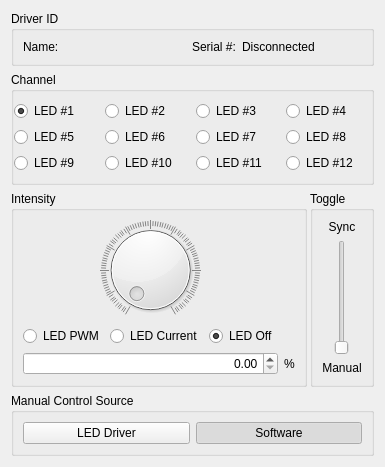
      <widget class="QWidget" name="main_tab">
       <property name="toolTip">
        <string>This tab shows the current operating status of the LED driver</string>
       </property>
       <attribute name="title">
        <string>Main</string>
       </attribute>
       <layout class="QGridLayout" name="gridLayout_2" rowstretch="0,0,0,10,0" columnstretch="10,0">
        <property name="horizontalSpacing">
         <number>3</number>
        </property>
        <item row="0" column="0" colspan="2" alignment="Qt::AlignTop">
         <widget class="QGroupBox" name="main_driver_ID_box">
          <property name="enabled">
           <bool>true</bool>
          </property>
          <property name="maximumSize">
           <size>
            <width>16777215</width>
            <height>500</height>
           </size>
          </property>
          <property name="toolTip">
           <string>Identification of the active LED driver</string>
          </property>
          <property name="title">
           <string>Driver ID</string>
          </property>
          <layout class="QGridLayout" name="gridLayout_3" columnstretch="0,10,0,10">
           <item row="0" column="0">
            <widget class="QLabel" name="main_driver_name_label1">
             <property name="toolTip">
              <string>Custom driver name set in configuration</string>
             </property>
             <property name="text">
              <string>Name:</string>
             </property>
            </widget>
           </item>
           <item row="0" column="1">
            <widget class="QLabel" name="main_driver_name_label2">
             <property name="text">
              <string/>
             </property>
            </widget>
           </item>
           <item row="0" column="2" alignment="Qt::AlignTop">
            <widget class="QLabel" name="main_driver_serial_label1">
             <property name="toolTip">
              <string>USB serial number of the Teensy controlling the LED driver.</string>
             </property>
             <property name="text">
              <string>Serial #:</string>
             </property>
            </widget>
           </item>
           <item row="0" column="3">
            <widget class="QLabel" name="main_driver_serial_label2">
             <property name="text">
              <string>Disconnected</string>
             </property>
            </widget>
           </item>
          </layout>
         </widget>
        </item>
        <item row="2" column="1" rowspan="2">
         <widget class="QGroupBox" name="main_toggle_box">
          <property name="title">
           <string>Toggle</string>
          </property>
          <layout class="QGridLayout" name="gridLayout_5">
           <item row="1" column="0">
            <widget class="QSlider" name="main_toggle_slider">
             <property name="sizePolicy">
              <sizepolicy hsizetype="Expanding" vsizetype="Expanding">
               <horstretch>0</horstretch>
               <verstretch>0</verstretch>
              </sizepolicy>
             </property>
             <property name="maximum">
              <number>1</number>
             </property>
             <property name="pageStep">
              <number>1</number>
             </property>
             <property name="orientation">
              <enum>Qt::Vertical</enum>
             </property>
            </widget>
           </item>
           <item row="2" column="0">
            <widget class="QLabel" name="main_toggle_manual_label">
             <property name="text">
              <string>Manual</string>
             </property>
             <property name="alignment">
              <set>Qt::AlignCenter</set>
             </property>
            </widget>
           </item>
           <item row="0" column="0">
            <widget class="QLabel" name="main_toggle_sync_label">
             <property name="text">
              <string>Sync</string>
             </property>
             <property name="alignment">
              <set>Qt::AlignCenter</set>
             </property>
            </widget>
           </item>
          </layout>
         </widget>
        </item>
        <item row="4" column="0" colspan="2">
         <widget class="QGroupBox" name="groupBox">
          <property name="title">
           <string>Manual Control Source</string>
          </property>
          <layout class="QGridLayout" name="gridLayout_8">
           <item row="0" column="0">
            <widget class="QPushButton" name="main_control_physical_button">
             <property name="toolTip">
              <string>Enable physical control of LED driver via knob and switch.  Ignores GUI inputs.</string>
             </property>
             <property name="text">
              <string>LED Driver</string>
             </property>
             <property name="checkable">
              <bool>true</bool>
             </property>
             <attribute name="buttonGroup">
              <string notr="true">main_toggle_control_group</string>
             </attribute>
            </widget>
           </item>
           <item row="0" column="1">
            <widget class="QPushButton" name="main_control_software_button">
             <property name="toolTip">
              <string>Enable GUI control of LED driver.  Ignores physical knob and toggle switch on driver.</string>
             </property>
             <property name="text">
              <string>Software</string>
             </property>
             <property name="checkable">
              <bool>true</bool>
             </property>
             <property name="checked">
              <bool>true</bool>
             </property>
             <attribute name="buttonGroup">
              <string notr="true">main_toggle_control_group</string>
             </attribute>
            </widget>
           </item>
          </layout>
         </widget>
        </item>
        <item row="2" column="0" rowspan="2">
         <widget class="QGroupBox" name="main_intensity_control_box">
          <property name="toolTip">
           <string>Adjust the active LED intensity</string>
          </property>
          <property name="title">
           <string>Intensity</string>
          </property>
          <layout class="QGridLayout" name="gridLayout_4" columnstretch="10,10,10,0">
           <item row="1" column="1">
            <widget class="QRadioButton" name="main_intensity_current_button">
             <property name="toolTip">
              <string>Adjust the LED intensity via current</string>
             </property>
             <property name="text">
              <string>LED Current</string>
             </property>
             <attribute name="buttonGroup">
              <string notr="true">main_intensity_button_group</string>
             </attribute>
            </widget>
           </item>
           <item row="3" column="0" colspan="3">
            <widget class="QDoubleSpinBox" name="main_intensity_spinbox">
             <property name="enabled">
              <bool>true</bool>
             </property>
             <property name="toolTip">
              <string>Shows/sets the LED intensity </string>
             </property>
             <property name="alignment">
              <set>Qt::AlignRight|Qt::AlignTrailing|Qt::AlignVCenter</set>
             </property>
             <property name="readOnly">
              <bool>false</bool>
             </property>
             <property name="decimals">
              <number>2</number>
             </property>
             <property name="maximum">
              <double>100.000000000000000</double>
             </property>
             <property name="singleStep">
              <double>0.010000000000000</double>
             </property>
            </widget>
           </item>
           <item row="1" column="2">
            <widget class="QRadioButton" name="main_intensity_off_button">
             <property name="toolTip">
              <string>Turn LED off</string>
             </property>
             <property name="text">
              <string>LED Off</string>
             </property>
             <property name="checked">
              <bool>true</bool>
             </property>
             <attribute name="buttonGroup">
              <string notr="true">main_intensity_button_group</string>
             </attribute>
            </widget>
           </item>
           <item row="1" column="0">
            <widget class="QRadioButton" name="main_intensity_PWM_button">
             <property name="toolTip">
              <string>Adjust the LED intensity via PWM</string>
             </property>
             <property name="text">
              <string>LED PWM</string>
             </property>
             <property name="checked">
              <bool>false</bool>
             </property>
             <attribute name="buttonGroup">
              <string notr="true">main_intensity_button_group</string>
             </attribute>
            </widget>
           </item>
           <item row="0" column="0" colspan="3">
            <widget class="QDial" name="main_intensity_dial">
             <property name="enabled">
              <bool>true</bool>
             </property>
             <property name="toolTip">
              <string>Rotate to adjust the active LED intensity</string>
             </property>
             <property name="whatsThis">
              <string>Tiriac knob</string>
             </property>
             <property name="maximum">
              <number>10000</number>
             </property>
             <property name="singleStep">
              <number>10</number>
             </property>
             <property name="pageStep">
              <number>100</number>
             </property>
             <property name="invertedAppearance">
              <bool>false</bool>
             </property>
             <property name="wrapping">
              <bool>false</bool>
             </property>
             <property name="notchTarget">
              <double>1.000000000000000</double>
             </property>
             <property name="notchesVisible">
              <bool>true</bool>
             </property>
            </widget>
           </item>
           <item row="3" column="3">
            <widget class="QLabel" name="main_intensity_percent_label">
             <property name="text">
              <string>%</string>
             </property>
            </widget>
           </item>
          </layout>
         </widget>
        </item>
        <item row="1" column="0" colspan="2">
         <widget class="QGroupBox" name="main_channel_box">
          <property name="toolTip">
           <string>Select active LED channel on driver</string>
          </property>
          <property name="title">
           <string>Channel</string>
          </property>
          <layout class="QGridLayout" name="gridLayout_6">
           <property name="leftMargin">
            <number>0</number>
           </property>
           <property name="rightMargin">
            <number>0</number>
           </property>
           <item row="0" column="4">
            <widget class="QRadioButton" name="main_channel_LED13_button">
             <property name="toolTip">
              <string>Set LED #3 as the active LED</string>
             </property>
             <property name="text">
              <string>LED #3</string>
             </property>
             <attribute name="buttonGroup">
              <string notr="true">main_channel_button_group</string>
             </attribute>
            </widget>
           </item>
           <item row="0" column="2">
            <widget class="QRadioButton" name="main_channel_LED11_button">
             <property name="toolTip">
              <string>Set LED #1 as the active LED</string>
             </property>
             <property name="text">
              <string>LED #1</string>
             </property>
             <property name="checked">
              <bool>true</bool>
             </property>
             <attribute name="buttonGroup">
              <string notr="true">main_channel_button_group</string>
             </attribute>
            </widget>
           </item>
           <item row="0" column="5">
            <widget class="QRadioButton" name="main_channel_LED14_button">
             <property name="toolTip">
              <string>Set LED #4 as the active LED</string>
             </property>
             <property name="text">
              <string>LED #4</string>
             </property>
             <attribute name="buttonGroup">
              <string notr="true">main_channel_button_group</string>
             </attribute>
            </widget>
           </item>
           <item row="0" column="3">
            <widget class="QRadioButton" name="main_channel_LED12_button">
             <property name="toolTip">
              <string>Set LED #2 as the active LED</string>
             </property>
             <property name="text">
              <string>LED #2</string>
             </property>
             <attribute name="buttonGroup">
              <string notr="true">main_channel_button_group</string>
             </attribute>
            </widget>
           </item>
           <item row="1" column="5">
            <widget class="QRadioButton" name="main_channel_LED24_button">
             <property name="text">
              <string>LED #8</string>
             </property>
             <attribute name="buttonGroup">
              <string notr="true">main_channel_button_group</string>
             </attribute>
            </widget>
           </item>
           <item row="1" column="4">
            <widget class="QRadioButton" name="main_channel_LED23_button">
             <property name="text">
              <string>LED #7</string>
             </property>
             <attribute name="buttonGroup">
              <string notr="true">main_channel_button_group</string>
             </attribute>
            </widget>
           </item>
           <item row="1" column="3">
            <widget class="QRadioButton" name="main_channel_LED22_button">
             <property name="text">
              <string>LED #6</string>
             </property>
             <attribute name="buttonGroup">
              <string notr="true">main_channel_button_group</string>
             </attribute>
            </widget>
           </item>
           <item row="1" column="2">
            <widget class="QRadioButton" name="main_channel_LED21_button">
             <property name="text">
              <string>LED #5</string>
             </property>
             <attribute name="buttonGroup">
              <string notr="true">main_channel_button_group</string>
             </attribute>
            </widget>
           </item>
           <item row="2" column="3">
            <widget class="QRadioButton" name="main_channel_LED32_button">
             <property name="text">
              <string>LED #10</string>
             </property>
             <attribute name="buttonGroup">
              <string notr="true">main_channel_button_group</string>
             </attribute>
            </widget>
           </item>
           <item row="2" column="4">
            <widget class="QRadioButton" name="main_channel_LED33_button">
             <property name="text">
              <string>LED #11</string>
             </property>
             <attribute name="buttonGroup">
              <string notr="true">main_channel_button_group</string>
             </attribute>
            </widget>
           </item>
           <item row="2" column="5">
            <widget class="QRadioButton" name="main_channel_LED34_button">
             <property name="text">
              <string>LED #12</string>
             </property>
             <attribute name="buttonGroup">
              <string notr="true">main_channel_button_group</string>
             </attribute>
            </widget>
           </item>
           <item row="2" column="2">
            <widget class="QRadioButton" name="main_channel_LED31_button">
             <property name="text">
              <string>LED #9</string>
             </property>
             <attribute name="buttonGroup">
              <string notr="true">main_channel_button_group</string>
             </attribute>
            </widget>
           </item>
          </layout>
         </widget>
        </item>
       </layout>
      </widget>
